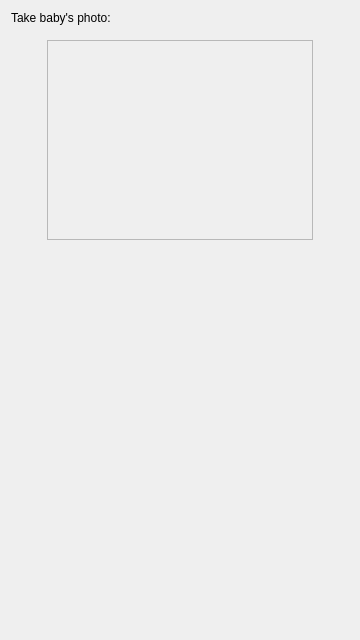
<?xml version="1.0" encoding="UTF-8"?>
<ui version="4.0">
 <class>CameraScreen</class>
 <widget class="QWidget" name="CameraScreen">
  <property name="geometry">
   <rect>
    <x>0</x>
    <y>0</y>
    <width>360</width>
    <height>640</height>
   </rect>
  </property>
  <property name="windowTitle">
   <string>Form</string>
  </property>
  <layout class="QVBoxLayout" name="verticalLayout_2">
   <item>
    <widget class="QLabel" name="label">
     <property name="text">
      <string>Take baby's photo:</string>
     </property>
    </widget>
   </item>
   <item>
    <widget class="QFrame" name="frame">
     <property name="frameShape">
      <enum>QFrame::NoFrame</enum>
     </property>
     <property name="frameShadow">
      <enum>QFrame::Plain</enum>
     </property>
     <property name="lineWidth">
      <number>0</number>
     </property>
     <layout class="QVBoxLayout" name="verticalLayout">
      <item>
       <layout class="QHBoxLayout" name="horizontalLayout">
        <property name="sizeConstraint">
         <enum>QLayout::SetDefaultConstraint</enum>
        </property>
        <item>
         <spacer name="horizontalSpacer_2">
          <property name="orientation">
           <enum>Qt::Horizontal</enum>
          </property>
          <property name="sizeHint" stdset="0">
           <size>
            <width>40</width>
            <height>20</height>
           </size>
          </property>
         </spacer>
        </item>
        <item>
         <widget class="QFrame" name="viewfinderHolder">
          <property name="sizePolicy">
           <sizepolicy hsizetype="Fixed" vsizetype="Fixed">
            <horstretch>0</horstretch>
            <verstretch>0</verstretch>
           </sizepolicy>
          </property>
          <property name="minimumSize">
           <size>
            <width>266</width>
            <height>200</height>
           </size>
          </property>
          <property name="maximumSize">
           <size>
            <width>266</width>
            <height>200</height>
           </size>
          </property>
          <property name="frameShape">
           <enum>QFrame::StyledPanel</enum>
          </property>
          <property name="frameShadow">
           <enum>QFrame::Raised</enum>
          </property>
          <property name="lineWidth">
           <number>4</number>
          </property>
          <layout class="QVBoxLayout" name="viewfinderHolderLayout">
           <property name="spacing">
            <number>0</number>
           </property>
           <property name="margin">
            <number>0</number>
           </property>
          </layout>
         </widget>
        </item>
        <item>
         <spacer name="horizontalSpacer">
          <property name="orientation">
           <enum>Qt::Horizontal</enum>
          </property>
          <property name="sizeHint" stdset="0">
           <size>
            <width>40</width>
            <height>20</height>
           </size>
          </property>
         </spacer>
        </item>
       </layout>
      </item>
     </layout>
    </widget>
   </item>
   <item>
    <spacer name="verticalSpacer">
     <property name="orientation">
      <enum>Qt::Vertical</enum>
     </property>
     <property name="sizeHint" stdset="0">
      <size>
       <width>20</width>
       <height>40</height>
      </size>
     </property>
    </spacer>
   </item>
  </layout>
 </widget>
 <resources/>
 <connections/>
</ui>
